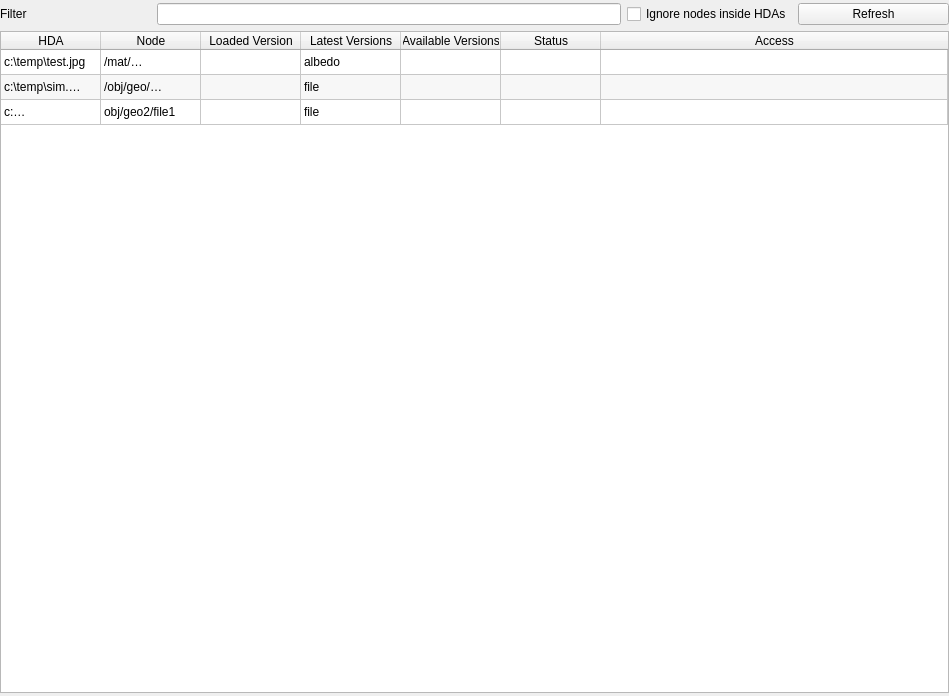
<?xml version="1.0" encoding="UTF-8"?>
<ui version="4.0">
 <class>MainWindow</class>
 <widget class="QMainWindow" name="MainWindow">
  <property name="geometry">
   <rect>
    <x>0</x>
    <y>0</y>
    <width>949</width>
    <height>696</height>
   </rect>
  </property>
  <property name="windowTitle">
   <string>External Files Manager</string>
  </property>
  <widget class="QWidget" name="centralwidget">
   <property name="sizePolicy">
    <sizepolicy hsizetype="Ignored" vsizetype="Ignored">
     <horstretch>0</horstretch>
     <verstretch>0</verstretch>
    </sizepolicy>
   </property>
   <layout class="QGridLayout" name="gridLayout_2">
    <property name="leftMargin">
     <number>0</number>
    </property>
    <property name="topMargin">
     <number>3</number>
    </property>
    <property name="rightMargin">
     <number>0</number>
    </property>
    <property name="bottomMargin">
     <number>3</number>
    </property>
    <item row="1" column="0">
     <layout class="QGridLayout" name="gridLayout">
      <item row="3" column="0">
       <layout class="QGridLayout" name="gridLayout_3"/>
      </item>
      <item row="1" column="0" colspan="6">
       <widget class="QTableWidget" name="tableWidget">
        <property name="editTriggers">
         <set>QAbstractItemView::NoEditTriggers</set>
        </property>
        <property name="alternatingRowColors">
         <bool>true</bool>
        </property>
        <property name="selectionMode">
         <enum>QAbstractItemView::SingleSelection</enum>
        </property>
        <property name="showGrid">
         <bool>true</bool>
        </property>
        <property name="sortingEnabled">
         <bool>true</bool>
        </property>
        <property name="wordWrap">
         <bool>true</bool>
        </property>
        <attribute name="horizontalHeaderCascadingSectionResizes">
         <bool>false</bool>
        </attribute>
        <attribute name="horizontalHeaderMinimumSectionSize">
         <number>100</number>
        </attribute>
        <attribute name="horizontalHeaderHighlightSections">
         <bool>true</bool>
        </attribute>
        <attribute name="horizontalHeaderStretchLastSection">
         <bool>true</bool>
        </attribute>
        <attribute name="verticalHeaderVisible">
         <bool>false</bool>
        </attribute>
        <attribute name="verticalHeaderCascadingSectionResizes">
         <bool>false</bool>
        </attribute>
        <attribute name="verticalHeaderMinimumSectionSize">
         <number>25</number>
        </attribute>
        <attribute name="verticalHeaderDefaultSectionSize">
         <number>25</number>
        </attribute>
        <row>
         <property name="text">
          <string>1</string>
         </property>
        </row>
        <row>
         <property name="text">
          <string>2</string>
         </property>
        </row>
        <row>
         <property name="text">
          <string>3</string>
         </property>
        </row>
        <column>
         <property name="text">
          <string>HDA</string>
         </property>
        </column>
        <column>
         <property name="text">
          <string>Node</string>
         </property>
        </column>
        <column>
         <property name="text">
          <string>Loaded Version</string>
         </property>
        </column>
        <column>
         <property name="text">
          <string>Latest Versions</string>
         </property>
        </column>
        <column>
         <property name="text">
          <string>Available Versions</string>
         </property>
        </column>
        <column>
         <property name="text">
          <string>Status</string>
         </property>
        </column>
        <column>
         <property name="text">
          <string>Access</string>
         </property>
        </column>
        <item row="0" column="0">
         <property name="text">
          <string>c:\temp\test.jpg</string>
         </property>
        </item>
        <item row="0" column="1">
         <property name="text">
          <string>/mat/principledMaterial</string>
         </property>
        </item>
        <item row="0" column="3">
         <property name="text">
          <string>albedo</string>
         </property>
        </item>
        <item row="1" column="0">
         <property name="text">
          <string>c:\temp\sim.$F.bgeo.sc</string>
         </property>
        </item>
        <item row="1" column="1">
         <property name="text">
          <string>/obj/geo/filecache1</string>
         </property>
        </item>
        <item row="1" column="3">
         <property name="text">
          <string>file</string>
         </property>
        </item>
        <item row="2" column="0">
         <property name="text">
          <string>c:\temp\geometry.fbx</string>
         </property>
        </item>
        <item row="2" column="1">
         <property name="text">
          <string>obj/geo2/file1</string>
         </property>
        </item>
        <item row="2" column="3">
         <property name="text">
          <string>file</string>
         </property>
        </item>
       </widget>
      </item>
      <item row="0" column="0">
       <widget class="QLabel" name="label_2">
        <property name="text">
         <string>Filter</string>
        </property>
       </widget>
      </item>
      <item row="0" column="5">
       <widget class="QPushButton" name="pushButton_4">
        <property name="text">
         <string>Refresh</string>
        </property>
       </widget>
      </item>
      <item row="0" column="1" colspan="3">
       <widget class="QLineEdit" name="lineEdit_3"/>
      </item>
      <item row="0" column="4">
       <widget class="QCheckBox" name="checkBox">
        <property name="text">
         <string>Ignore nodes inside HDAs</string>
        </property>
       </widget>
      </item>
     </layout>
    </item>
   </layout>
  </widget>
 </widget>
 <tabstops>
  <tabstop>lineEdit_3</tabstop>
  <tabstop>tableWidget</tabstop>
 </tabstops>
 <resources/>
 <connections/>
</ui>
